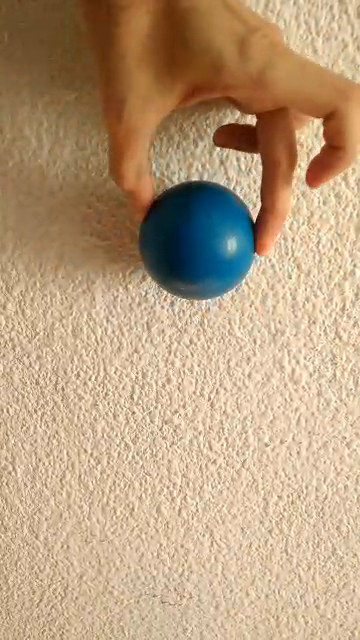
#> input picture pelota/imagenes/30cm.png, 360 x 640 px
$ python prac_run.py   (older library calls are emulated)
#> lines starting #> are read from the running program, lines starting #| are printed output that depends on the picture; after the words box and inside, x2 and y2 are one past the last pixel; in counts of white or black regions, pixels touching at a corner belong together; pictures that were not available may be replaced by others from this repository, and a replacement may not be noted
#> further down, img is the input picture: shape (640, 360, 3); mean B, G, R 127.7, 158.5, 186
### pelota/codigo/clasificador.py
import numpy as np
import cv2
import parametros
#from scipy.spatial import distance_matrix
def distance_matrix (x,y):
    return -2*np.dot (x,y.T) + np.sum (y**2,axis=1)# + np.sum (x**2,axis=1)
class Clasificador:
    def __init__(self):
        c_fondo = parametros.c_fondo
        c_pelota = parametros.c_pelota
        c_mano = parametros.c_mano
        c_ropa = parametros.c_fondo
        self.centroids = np.array([c_fondo,c_pelota,c_mano,c_ropa])
        self.W = np.c_[np.apply_along_axis(lambda zi: zi.dot(zi)/-2,1,self.centroids),self.centroids]
    def classif_px (self,px):
        x = np.insert (px,0,1,axis=1)
        return np.argmax(x.dot (self.centroids.T))

    def classif_img(self,bgr):
        '''Devuelve una matriz con los valores 0,1 o 2 para cada pixel (marca,fondo,linea)'''
        imrgb = cv2.cvtColor(bgr,cv2.COLOR_BGR2RGB)
        im =imrgb
        imn = np.rollaxis((np.rollaxis(im,2)+0.0)/np.sum(im,2),0,3)[:,:,:2]
        x,y,z = imn.shape
#> x = 640; y = 360; z = 2
        imr = np.reshape (imn,(-1,z))
#> imr = 230400 pairs, first value 0 to 0.976, second value 0.0238 to 0.466
        # cats = np.apply_along_axis (self.classif_px,1,imr)
        d = self.distance_matrix (imr,self.centroids)
        #cats = np.argmin (d,axis=1)
        cats = np.argmax(d,axis=1)
        res = np.reshape (cats,(x,y))
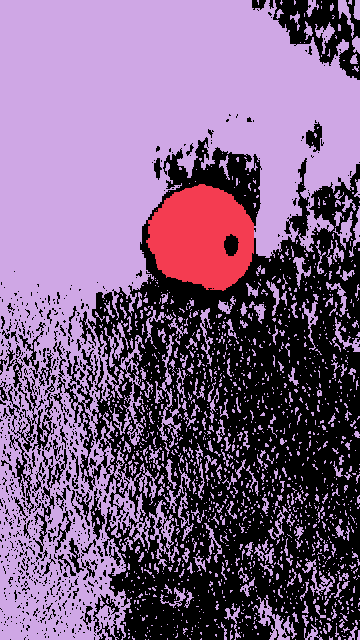
#> res: shape (640, 360) int64; 3 distinct labels, from 0 to 2; one colour per label, 0 black
        return res
    def distance_matrix (self,x,y):
        #return -2*np.dot (x,y.T) + np.sum (y**2,axis=1)# + np.sum (x**2,axis=1)
        X = np.insert(x,0,1,axis=1)
        return X.dot(self.W.T)

### pelota/codigo/ball.py
#coding: utf-8
import numpy as np
import clasificador as c
# Tamaño de la pelota (conocido)
KNOWN_WIDTH = 7.0
KNOWN_HEIGTH = 7.0

def ball_square(im):
    """Devuelve las esquinas del rectángulo que inscribe a la pelota y su centro"""
    # Encontrar las coordenadas de la imagen que pertenezcan a la categoría 1 (pelota)
    ball = np.array(np.where(im==1))
    # El centro es la media de las coordenadas
    center = np.uint(np.mean(ball,1)).tolist()
#> center = [237, 201]
    # la esquina superior izquierda son las coordenadas de menor valor, la inferior derecha
    # son las coordenadas mayores
    dr = np.max(ball,1).tolist()
#> dr = [290, 253]
    ul = np.min(ball,1).tolist()
#> ul = [184, 146]

    # Por alguna razón, están en orden inverso
    center.reverse()
    ul.reverse()
    dr.reverse()
    return tuple(ul), tuple(dr), tuple(center)

def get_focal_length(im,known_distance):
    """Calcula y devuelve la distancia focal de la camara"""
    # obtiene las esquinas del rectángulo que modela la pelota
    ul,dr,_ = ball_square(im)
#> ul = (146, 184); dr = (253, 290)

    # calcula la altura y anchura aparente de la pelota en la imagen
    apparent_width = abs(ul[0]-dr[0])
#> apparent_width = 107
    apparent_heigth = abs(ul[1]-dr[1])
#> apparent_heigth = 106

    # calcula dos posibilidades de la focal, ya que conocemos dos medidas
    focal_width = float(apparent_width * known_distance) / KNOWN_WIDTH
#> focal_width = 458.6
    focal_heigth = float(apparent_heigth * known_distance) / KNOWN_HEIGTH
#> focal_heigth = 454.3

    # devuelve la media por redundancia
    return np.mean([focal_heigth, focal_width])

def distance_to_camera(dr,ul,focal):
    # calcula la altura y anchura aparente de la pelota en la imagen
    apparent_width = abs(ul[0]-dr[0])
    apparent_heigth = abs(ul[1]-dr[1])

    # calcula dos posibilidades de la focal, ya que conocemos dos medidas
    distance_width =(KNOWN_WIDTH * focal) / apparent_width
    distance_heigth =(KNOWN_HEIGTH * focal) / apparent_heigth

    #devuelve la media por redundancia
    return np.mean([distance_width, distance_heigth])

### pelota/codigo/prac_run.py
#!/usr/bin/env python
#coding: utf-8
import  cv2
import numpy as np

#import clasif as cl
import clasificador as c # clasificador euclideo
import ball # funciones para tratar la pelota

cl = c.Clasificador()

# Calibración de la cámara: obtener distancia focal a partir de foto con distancia conocida
img = cv2.imread("../imagenes/30cm.png")
cats = cl.classif_img(img)
focal_length = ball.get_focal_length(cats,30.0) # sabemos que la foto se hizo desde 30cm
#> focal_length = 456.4

# Inicio la captura de imagenes
capture_file = "../videos/video0.mp4"
capture = cv2.VideoCapture(capture_file)
_,img = capture.read()
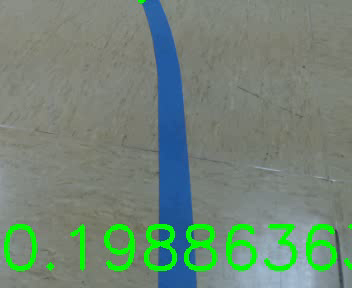
#> input picture frame 0 of integracion/resultado.avi, 352 x 288 px, given in place of video0.mp4, which was not available
#> img is the input picture: shape (288, 352, 3); mean B, G, R 119, 133.3, 113.5

# creo un video nuevo como resultado
# no he conseguido crear un .mp4
# aquí puede dar problemas con la version de opencv
# Version antigua:
#fourcc = cv2.cv.CV_FOURCC(*"XVID")

# Version nueva:
fourcc = cv2.VideoWriter_fourcc(*"XVID")

video = cv2.VideoWriter("../videos/resultado.avi",fourcc,24,(img.shape[1],img.shape[0]))
# Ahora clasifico el video
n = -1
while (capture.isOpened()):
    ret,img = capture.read()
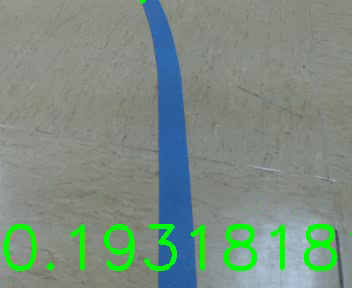
#> input picture frame 1 of integracion/resultado.avi, 352 x 288 px, given in place of video0.mp4, which was not available
#> img is the input picture: shape (288, 352, 3); mean B, G, R 129.8, 141.4, 123.7

    if not ret:
        break

    # obtengo la matriz de categorias
    cats = cl.classif_img(img)
#> in classif_img (call 2), `imr = np.reshape (imn,(-1,z))`: imr = 101376 pairs, first value 0 to 0.364, second value 0.282 to 1
#> in classif_img (call 2), `res = np.reshape (cats,(x,y))`:
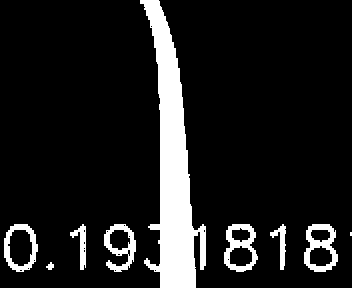
#> res: shape (288, 352) int64; values 0 (black) and 1 (white), 11.5% white; 9 white regions (1 under 20 px), largest, box (x1, y1, x2, y2) and area: (140, 0, 206, 288) 8152, (304, 224, 338, 272) 784, (224, 224, 258, 272) 760
    paleta = np.array([[255,0,0],[0,0,255],[255,255,0],[0,255,0]],dtype=np.uint8)
    # ahora pinto la imagen
    #cv2.imshow("Segmentacion Euclid",cv2.cvtColor(paleta[cats],cv2.COLOR_RGB2BGR))
    # Obtengo los parámetros de la pelota en la imagen
    ul,dr,center = ball.ball_square(cats)
#> ul = (4, 0); dr = (351, 287); center = (175, 190)

    if ul != (0,0) and dr != (0,0) and center != (0,0):
        # Solo si se ha encontrado una pelota
        # calculo la distancia de la pelota a la camara
        dist = ball.distance_to_camera(dr,ul,focal_length)
#> in distance_to_camera, `apparent_width = abs(ul[0]-dr[0])`: apparent_width = 347
#> in distance_to_camera, `apparent_heigth = abs(ul[1]-dr[1])`: apparent_heigth = 287
#> in distance_to_camera, `distance_width =(KNOWN_WIDTH * focal) / apparent_width`: distance_width = 9.21
#> in distance_to_camera, `distance_heigth =(KNOWN_HEIGTH * focal) / apparent_heigth`: distance_heigth = 11.13
#> dist = 10.17

        #Dibujar un rectángulo alrededor de la pelota y un punto en su centro
        cv2.rectangle(img,ul,dr,(255,0,0),2)
        cv2.circle(img,center,3,(0,0,255),-1)
#> img: shape (288, 352, 3); mean B, G, R 133, 137.4, 120.1

        cv2.putText(img,"{:06.3f}cm".format(dist),(img.shape[1]-250,img.shape[0]-20),cv2.FONT_HERSHEY_SIMPLEX,1.5,(0,0,0),3)
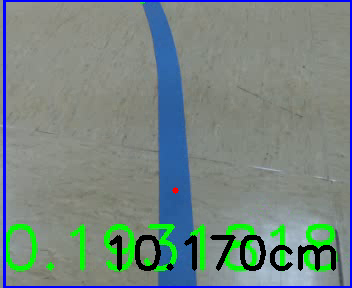
#> img: shape (288, 352, 3); mean B, G, R 130.2, 133.4, 117.7
    # Guardar el video
    video.write(img)
    # Mostrar el video
    cv2.imshow("Original",img)
    if (cv2.waitKey(1) & 0xff == ord("q")):
#> (key q is pressed here)
        break
cv2.destroyAllWindows()
video.release()
